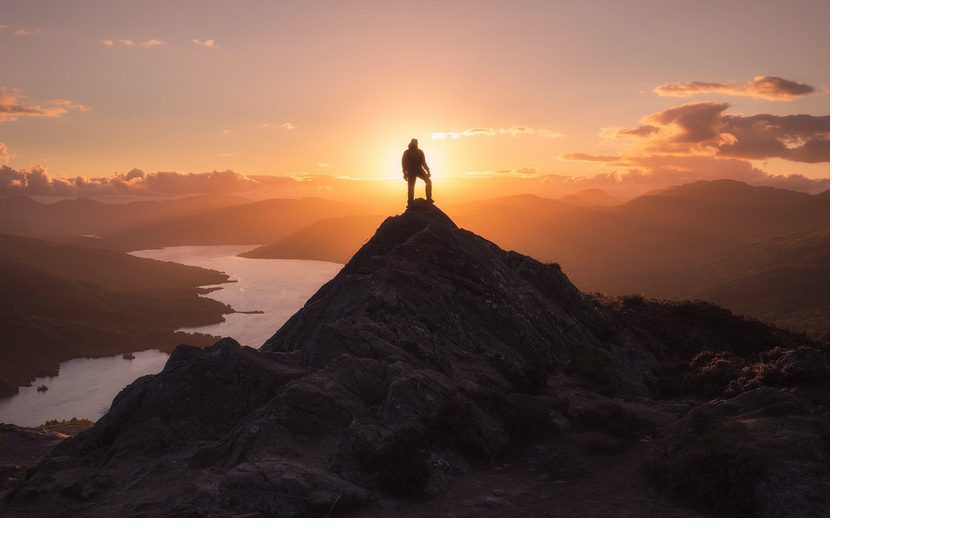
#> input picture mountain.png, 960 x 540 px
$ python quadtree_python.py
#> lines starting #> are read from the running program, lines starting #| are printed output that depends on the picture
#> further down, image is the input picture: PIL image 960x540 RGB; mean R, G, B 140.6, 113.8, 101.9
#> in __init__, `hist = image.histogram()`: hist = 768 values, max 90063 at index 255, min 0 at index 0, mean 2025
# -*- coding: utf-8 -*-
"""
Created on Thu Oct 13 11:19:19 2022

@author: 21pt10
"""

# -*- coding: utf-8 -*-
"""
Spyder Editor

This is a temporary script file.
"""


import numpy as np
#import cv2
from PIL import Image, ImageDraw

MAX_DEPTH = 8
DETAIL_THRESHOLD = 13
SIZE_MULT = 1

def average_colour(image):
    # convert image to np array
    image_arr = np.asarray(image)

    # get average of whole image
    avg_color_per_row = np.average(image_arr, axis=0)
    avg_color = np.average(avg_color_per_row, axis=0)

    return (int(avg_color[0]), int(avg_color[1]), int(avg_color[2]))

def weighted_average(hist):
    total = sum(hist)
#> total = 518400
    error = value = 0

    if total > 0:
        value = sum(i * x for i, x in enumerate(hist)) / total
#> value = 140.6
        error = sum(x * (value - i) ** 2 for i, x in enumerate(hist)) / total
#> error = 8508.4
        error = error ** 0.5
#> error = 92.24

    return error

def get_detail(hist):
    red_detail = weighted_average(hist[:256])
#> red_detail = 92.24
    green_detail = weighted_average(hist[256:512])
#> green_detail = 86.2
    blue_detail = weighted_average(hist[512:768])
#> blue_detail = 82.45

    detail_intensity = red_detail * 0.2989 + green_detail * 0.5870 + blue_detail * 0.1140
#> detail_intensity = 87.57

    return detail_intensity

class Quadrant():
    def __init__(self, image, bbox, depth):
        self.bbox = bbox
        self.depth = depth
        self.children = None
        self.leaf = False

        # crop image to quadrant size
        image = image.crop(bbox)
        hist = image.histogram()

        self.detail = get_detail(hist)
#> self.detail = 87.57
        self.colour = average_colour(image)
#> in average_colour, `avg_color_per_row = np.average(image_arr, axis=0)`: avg_color_per_row = 960 rows, first 8: [104, 76.96, 68.79], [104.1, 77.06, 68.74], [104.4, 77.22, 69], [104.7, 77.48, 69.28], [104.8, 77.63, 69.05], [105.1, 78.07, 69.43], [105.1, 78.2, 69.76], [105, 78.33, 70]
#> in average_colour, `avg_color = np.average(avg_color_per_row, axis=0)`: avg_color = [140.6, 113.8, 101.9]
#> self.colour = (140, 113, 101)

    def split_quadrant(self, image):
        left, top, width, height = self.bbox

        # get the middle coords of bbox
        middle_x = left + (width - left) / 2
        middle_y = top + (height - top) / 2

        # split root quadrant into 4 new quadrants
        upper_left = Quadrant(image, (left, top, middle_x, middle_y), self.depth+1)
#> in average_colour (call 2), `avg_color_per_row = np.average(image_arr, axis=0)`: avg_color_per_row = 480 rows, first 8: [145.1, 103.4, 87.09], [145.4, 103.7, 87.06], [145.9, 103.9, 87.47], [146.1, 104, 87.76], [146.2, 104.3, 87.66], [146.3, 104.7, 87.86], [146.1, 104.9, 88.37], [145.8, 105, 88.67]
        upper_right = Quadrant(image, (middle_x, top, width, middle_y), self.depth+1)
#> in average_colour (call 3), `avg_color_per_row = np.average(image_arr, axis=0)`: avg_color_per_row = 480 rows, first 8: [209.1, 156.7, 115.2], [209.3, 156.8, 115.2], [209.6, 156.6, 115], [209.9, 156.6, 114.9], [210.1, 156.5, 114.7], [210.4, 156.4, 114.5], [210.6, 156.3, 114.4], [210.6, 156.1, 114.4]
        bottom_left = Quadrant(image, (left, middle_y, middle_x, height), self.depth+1)
#> in average_colour (call 4), `avg_color_per_row = np.average(image_arr, axis=0)`: avg_color_per_row = 480 rows, first 8: [62.89, 50.57, 50.5], [62.81, 50.44, 50.43], [62.9, 50.5, 50.52], [63.37, 50.92, 50.8], [63.43, 50.9, 50.43], [63.96, 51.4, 50.99], [64.03, 51.46, 51.14], [64.24, 51.64, 51.34]
        bottom_right = Quadrant(image, (middle_x, middle_y, width, height), self.depth+1)
#> in average_colour (call 5), `avg_color_per_row = np.average(image_arr, axis=0)`: avg_color_per_row = 480 rows, first 8: [47.71, 41.01, 44.1], [47.74, 41.07, 44.16], [47.8, 41.11, 44.17], [47.66, 40.96, 44.06], [47.89, 41.26, 44.45], [47.88, 41.27, 44.54], [47.87, 41.32, 44.58], [47.99, 41.46, 44.72]

        # add new quadrants to root children
        self.children = [upper_left, upper_right, bottom_left, bottom_right]

class QuadTree():
    def __init__(self, image):
        self.width, self.height = image.size

        # keep track of max depth achieved by recursion
        self.max_depth = 0

        # start compression
        self.start(image)

    def start(self, image):
        # create initial root
        self.root = Quadrant(image, image.getbbox(), 0)

        # build quadtree
        self.build(self.root, image)

    def build(self, root, image):
        if root.depth >= MAX_DEPTH or root.detail <= DETAIL_THRESHOLD:
            if root.depth > self.max_depth:
                self.max_depth = root.depth

            # assign quadrant to leaf and stop recursing
            root.leaf = True
            return

        # split quadrant if there is too much detail
        root.split_quadrant(image)

        for children in root.children:
            self.build(children, image)
#> this loop made 4 passes
#> pass 1, in __init__ (call 6), `image = image.crop(bbox)`:
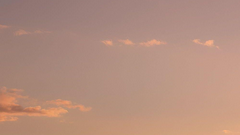
#> image: PIL image 240x135 RGB; mean R, G, B 179.4, 142, 126.3
#> pass 1, in __init__ (call 7), `image = image.crop(bbox)`:
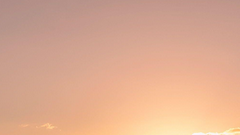
#> image: PIL image 240x135 RGB; mean R, G, B 219.8, 170.7, 144.9
#> pass 1, in __init__ (call 8), `image = image.crop(bbox)`:
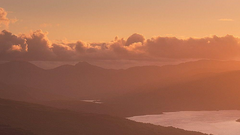
#> image: PIL image 240x135 RGB; mean R, G, B 166.6, 109.3, 82.1
#> pass 1, in __init__ (call 9), `image = image.crop(bbox)`:
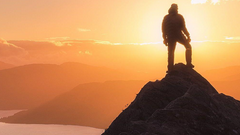
#> image: PIL image 240x135 RGB; mean R, G, B 190.5, 136, 90.3

    def create_image(self, custom_depth, show_lines=False):
        # create blank image canvas
#> called with custom_depth = 7, show_lines = False
        image = Image.new('RGB', (self.width, self.height))
#> image: PIL image 960x540 RGB; every value is 0
        draw = ImageDraw.Draw(image)
        draw.rectangle((0, 0, self.width, self.height), (0, 0, 0))

        leaf_quadrants = self.get_leaf_quadrants(custom_depth)

        # draw rectangle size of quadrant for each leaf quadrant
        for quadrant in leaf_quadrants:
            if show_lines:
                draw.rectangle(quadrant.bbox, quadrant.colour, outline=(0, 0, 0))
            else:
                draw.rectangle(quadrant.bbox, quadrant.colour)

        return image

    def get_leaf_quadrants(self, depth):
        if depth > self.max_depth:
            raise ValueError('A depth larger than the trees depth was given')

        quandrants = []

        # search recursively down the quadtree
        self.recursive_search(self, self.root, depth, quandrants.append)

        return quandrants

    def recursive_search(self, tree, quadrant, max_depth, append_leaf):
        # append if quadrant is a leaf
#> called with max_depth = 7
        if quadrant.leaf == True or quadrant.depth == max_depth:
            append_leaf(quadrant)

        # otherwise keep recursing
        elif quadrant.children != None:
            for child in quadrant.children:
                self.recursive_search(tree, child, max_depth, append_leaf)
#> this loop made 4 passes

    def create_gif(self, file_name, duration=1000, loop=0, show_lines=False):
#> called with file_name = 'mountain_quadtree.gif', duration = 1000, loop = 0, show_lines = True
        gif = []
        end_product_image = self.create_image(self.max_depth, show_lines=show_lines)
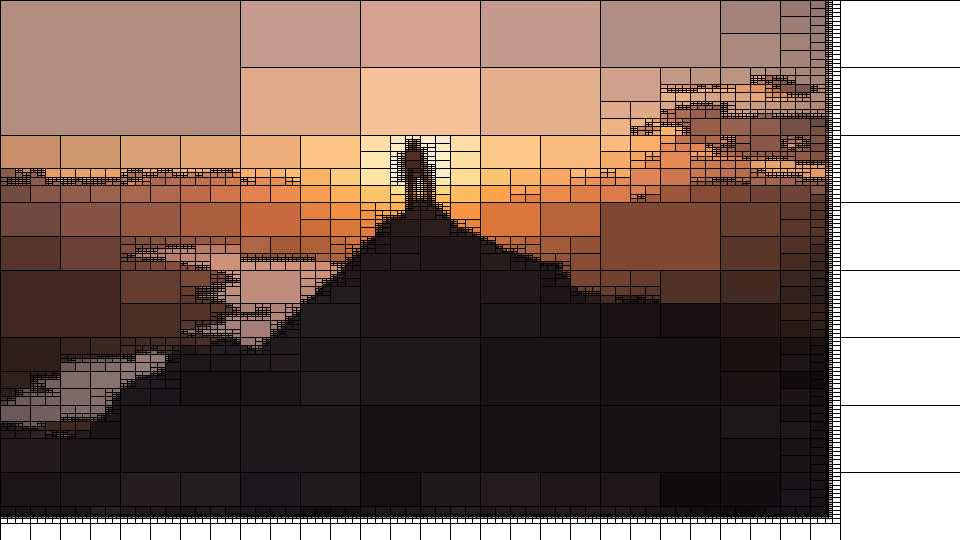
#> end_product_image: PIL image 960x540 RGB; mean R, G, B 128.3, 104.2, 93.7

        for i in range(self.max_depth):
            image = self.create_image(i, show_lines=show_lines)
            gif.append(image)
#> this loop made 8 passes
#> pass 1, in create_gif, `image = self.create_image(i, show_lines=show_lines)`:
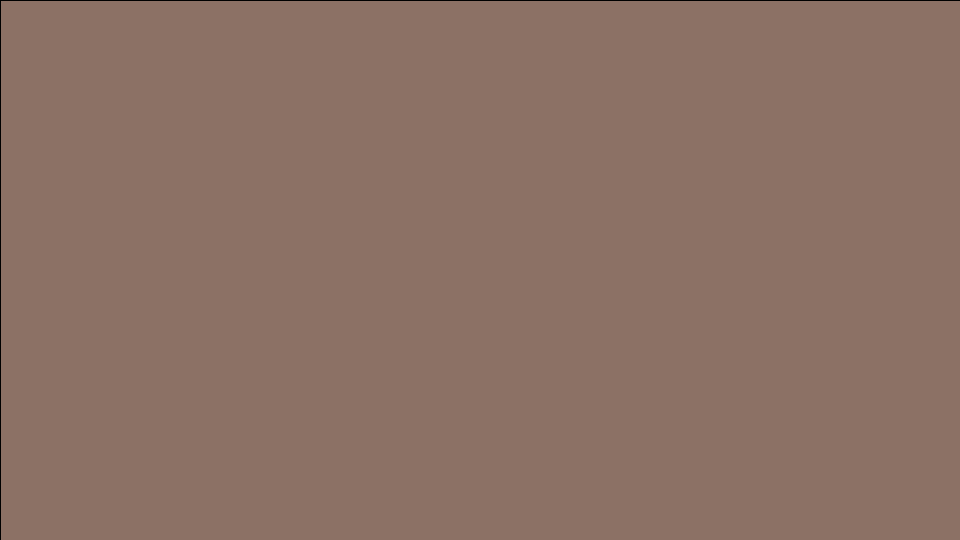
#> image: PIL image 960x540 RGB; mean R, G, B 139.6, 112.7, 100.7
#> pass 3, in create_gif, `image = self.create_image(i, show_lines=show_lines)`:
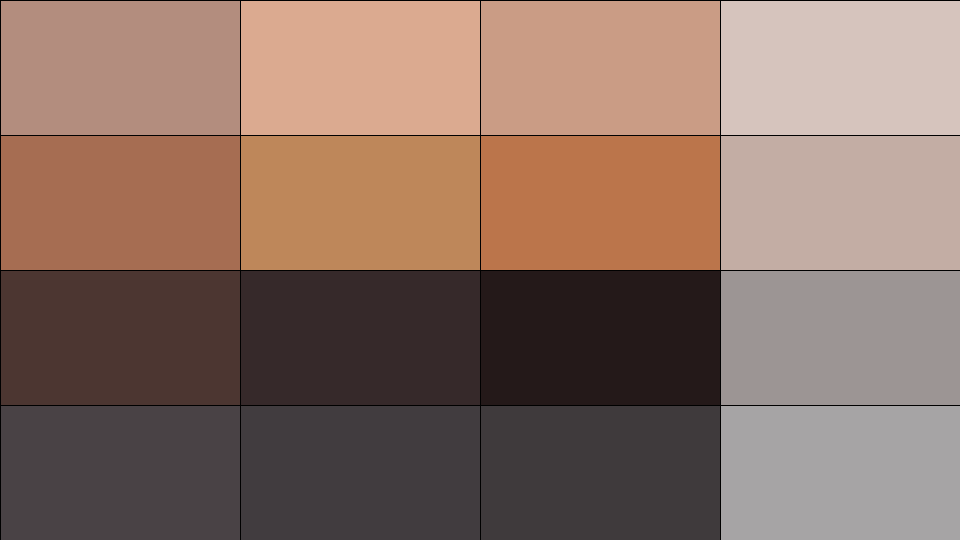
#> image: PIL image 960x540 RGB; mean R, G, B 138.4, 112.1, 100.3

        # add extra images at end
        for _ in range(4):
            gif.append(end_product_image)

        gif[0].save(
            file_name,
            save_all=True,
            append_images=gif[1:],
            duration=duration, loop=loop)


if __name__ == '__main__':
    #image_path = "./images/eye.jpg"
    image_path = "mountain.png"

    # load image
    image = Image.open(image_path)
    image = image.resize((image.size[0] * SIZE_MULT, image.size[1] * SIZE_MULT))

    # create quadtree
    quadtree = QuadTree(image)

    # create image with custom depth
    depth = 7
    image = quadtree.create_image(depth, show_lines=False)
    quadtree.create_gif("mountain_quadtree.gif", show_lines=True)

    # show image
    # image.show()

    image.save("mountain_quadtree.png")
